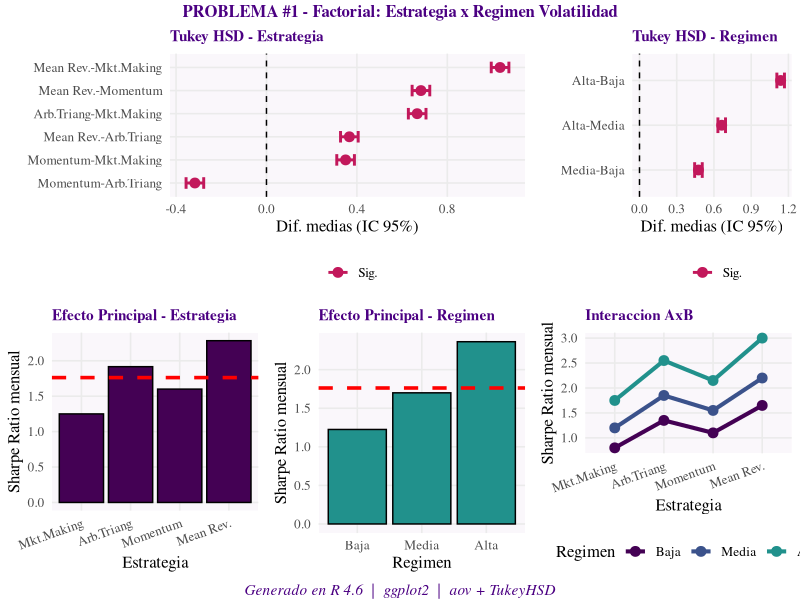
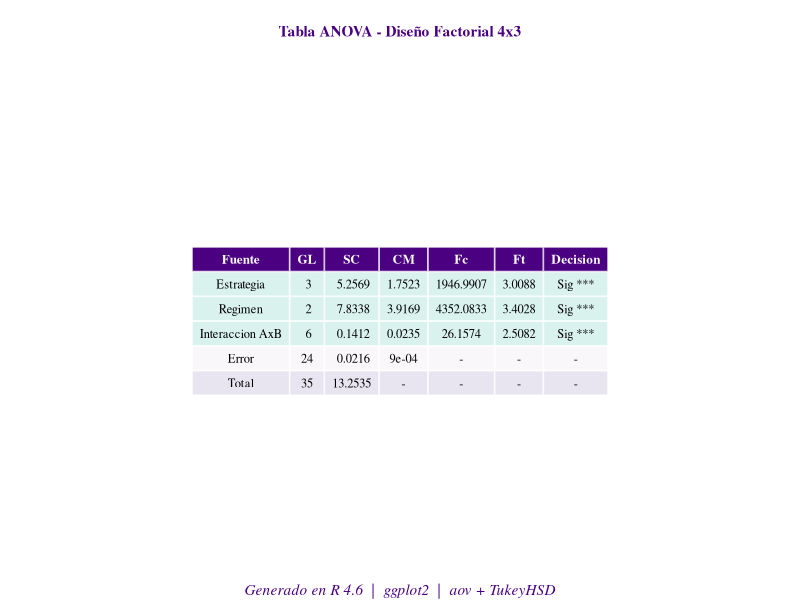

The R source for these figures, in order:
# ============================================================
# PROBLEMA #1 - Factorial 4x3 - QuantEdge Capital
# Factor A = Estrategia (4 niveles) x Factor B = Regimen (3 niveles), n=3
# ============================================================
library(ggplot2); library(dplyr); library(gridExtra)

TITULO    <- "PROBLEMA #1 - Factorial: Estrategia x Regimen Volatilidad"
NOMBRE_A  <- "Estrategia"
NOMBRE_B  <- "Regimen"
RESPUESTA <- "Sharpe Ratio mensual"

niveles_A <- c("Mkt.Making", "Arb.Triang", "Momentum", "Mean Rev.")
niveles_B <- c("Baja", "Media", "Alta")
n         <- 3

datos <- c(
  # A = Market Making: Baja(3), Media(3), Alta(3)
  0.77, 0.80, 0.83,   1.17, 1.20, 1.23,   1.72, 1.75, 1.78,
  # A = Arbitraje Triangular
  1.32, 1.35, 1.38,   1.82, 1.85, 1.88,   2.52, 2.55, 2.58,
  # A = Momentum
  1.07, 1.10, 1.13,   1.52, 1.55, 1.58,   2.12, 2.15, 2.18,
  # A = Mean Reversion
  1.62, 1.65, 1.68,   2.17, 2.20, 2.23,   2.97, 3.00, 3.03
)

a <- length(niveles_A); b <- length(niveles_B); N <- a * b * n

fA <- rep(niveles_A, each = b * n)
fB <- rep(rep(niveles_B, each = n), times = a)
df <- data.frame(
  A = factor(fA, levels = niveles_A),
  B = factor(fB, levels = niveles_B),
  Y = datos
)
names(df)[1:2] <- c(NOMBRE_A, NOMBRE_B)

# ============================================================
# ANOVA
# ============================================================
formula_modelo <- as.formula(paste("Y ~", NOMBRE_A, "*", NOMBRE_B))
modelo  <- aov(formula_modelo, data = df)
resumen <- summary(modelo)[[1]]

cat(strrep("=",65),"\nTABLA ANOVA -", TITULO, "\n", strrep("=",65),"\n")
print(summary(modelo))

alpha <- 0.05
gl_A  <- a - 1; gl_B <- b - 1; gl_AB <- gl_A * gl_B; gl_E <- a * b * (n - 1)
ft_A  <- qf(1-alpha, gl_A,  gl_E)
ft_B  <- qf(1-alpha, gl_B,  gl_E)
ft_AB <- qf(1-alpha, gl_AB, gl_E)
Fc_A  <- resumen[1,"F value"]; Fc_B <- resumen[2,"F value"]; Fc_AB <- resumen[3,"F value"]

cat(sprintf("\nFt Factor A  (%d,%d) = %.4f | Fc = %.4f -> %s\n", gl_A,  gl_E, ft_A,  Fc_A,  ifelse(Fc_A >ft_A, "SIGNIFICATIVO","no significativo")))
cat(sprintf("Ft Factor B  (%d,%d) = %.4f | Fc = %.4f -> %s\n", gl_B,  gl_E, ft_B,  Fc_B,  ifelse(Fc_B >ft_B, "SIGNIFICATIVO","no significativo")))
cat(sprintf("Ft Inter AxB (%d,%d) = %.4f | Fc = %.4f -> %s\n", gl_AB, gl_E, ft_AB, Fc_AB, ifelse(Fc_AB>ft_AB,"SIGNIFICATIVO","no significativo")))

# ============================================================
# TUKEY
# ============================================================
cat("\n--- Tukey Factor A:", NOMBRE_A,"---\n")
tukey_A <- TukeyHSD(modelo, NOMBRE_A); print(tukey_A)
cat("\n--- Tukey Factor B:", NOMBRE_B,"---\n")
tukey_B <- TukeyHSD(modelo, NOMBRE_B); print(tukey_B)

# ============================================================
# GRAFICAS -> PNG  (estilo R: serif + viridis + sello)
# ============================================================
theme_R <- theme_minimal(base_family = "serif", base_size = 12) +
  theme(plot.title       = element_text(face = "bold", color = "#4b0082"),
        panel.background = element_rect(fill = "#faf7fb", color = NA),
        panel.grid.minor = element_blank(),
        legend.position  = "bottom")
PALETA_R <- c("#440154","#3b528b","#21918c","#5ec962","#fde725","#fca50a")
ACCENT_R <- "#4b0082"
SELLO_R  <- "Generado en R 4.6  |  ggplot2  |  aov + TukeyHSD"
mg <- mean(df$Y)

df_pA <- data.frame(Niv=factor(niveles_A,niveles_A), Med=tapply(df$Y,df[[NOMBRE_A]],mean))
df_pB <- data.frame(Niv=factor(niveles_B,niveles_B), Med=tapply(df$Y,df[[NOMBRE_B]],mean))

p1 <- ggplot(df_pA,aes(x=Niv,y=Med))+geom_bar(stat="identity",fill=PALETA_R[1],color="black")+
  geom_hline(yintercept=mg,color="red",linetype="dashed",linewidth=1.2)+
  labs(title=paste("Efecto Principal -",NOMBRE_A),x=NOMBRE_A,y=RESPUESTA)+theme_R+
  theme(plot.title=element_text(size=11), axis.text.x=element_text(angle=20,hjust=1))

p2 <- ggplot(df_pB,aes(x=Niv,y=Med))+geom_bar(stat="identity",fill=PALETA_R[3],color="black")+
  geom_hline(yintercept=mg,color="red",linetype="dashed",linewidth=1.2)+
  labs(title=paste("Efecto Principal -",NOMBRE_B),x=NOMBRE_B,y=RESPUESTA)+theme_R+
  theme(plot.title=element_text(size=11))

int_tab <- tapply(df$Y,list(df[[NOMBRE_B]],df[[NOMBRE_A]]),mean)
df_int  <- as.data.frame(as.table(int_tab)); names(df_int)<-c("B","A","Med")
df_int$A<-factor(df_int$A,niveles_A); df_int$B<-factor(df_int$B,niveles_B)
p3 <- ggplot(df_int,aes(x=A,y=Med,color=B,group=B))+geom_line(linewidth=1.4)+geom_point(size=3)+
  scale_color_manual(values=PALETA_R)+
  labs(title="Interaccion AxB",x=NOMBRE_A,y=RESPUESTA,color=NOMBRE_B)+theme_R+
  theme(plot.title=element_text(size=11), axis.text.x=element_text(angle=20,hjust=1))

tk_A_df <- as.data.frame(tukey_A[[NOMBRE_A]]); colnames(tk_A_df)<-c("diff","lwr","upr","p_adj"); tk_A_df$Comp<-rownames(tk_A_df); tk_A_df$Sig<-tk_A_df$p_adj<0.05
p4 <- ggplot(tk_A_df,aes(y=reorder(Comp,diff),x=diff))+
  geom_errorbarh(aes(xmin=lwr,xmax=upr,color=Sig),height=0.5,linewidth=1)+
  geom_point(aes(color=Sig),size=3)+geom_vline(xintercept=0,linetype="dashed")+
  scale_color_manual(values=c("TRUE"="#c2185b","FALSE"="#3b528b"),
                     labels=c("TRUE"="Sig.","FALSE"="No sig."),name="")+
  labs(title=paste("Tukey HSD -",NOMBRE_A),x="Dif. medias (IC 95%)",y="")+
  theme_R+theme(plot.title=element_text(size=11))

tk_B_df <- as.data.frame(tukey_B[[NOMBRE_B]]); colnames(tk_B_df)<-c("diff","lwr","upr","p_adj"); tk_B_df$Comp<-rownames(tk_B_df); tk_B_df$Sig<-tk_B_df$p_adj<0.05
p5 <- ggplot(tk_B_df,aes(y=reorder(Comp,diff),x=diff))+
  geom_errorbarh(aes(xmin=lwr,xmax=upr,color=Sig),height=0.35,linewidth=1)+
  geom_point(aes(color=Sig),size=3)+geom_vline(xintercept=0,linetype="dashed")+
  scale_color_manual(values=c("TRUE"="#c2185b","FALSE"="#21918c"),
                     labels=c("TRUE"="Sig.","FALSE"="No sig."),name="")+
  labs(title=paste("Tukey HSD -",NOMBRE_B),x="Dif. medias (IC 95%)",y="")+
  theme_R+theme(plot.title=element_text(size=11))

# Tabla ANOVA grob
sc_A<-resumen[1,"Sum Sq"]; sc_B<-resumen[2,"Sum Sq"]; sc_AB<-resumen[3,"Sum Sq"]; sc_E<-resumen[4,"Sum Sq"]
tbl_df <- data.frame(
  "Fuente"=c(NOMBRE_A,NOMBRE_B,"Interaccion AxB","Error","Total"),
  "GL"=c(gl_A,gl_B,gl_AB,gl_E,N-1),
  "SC"=round(c(sc_A,sc_B,sc_AB,sc_E,sc_A+sc_B+sc_AB+sc_E),4),
  "CM"=c(round(sc_A/gl_A,4),round(sc_B/gl_B,4),round(sc_AB/gl_AB,4),round(sc_E/gl_E,4),"-"),
  "Fc"=c(round(Fc_A,4),round(Fc_B,4),round(Fc_AB,4),"-","-"),
  "Ft"=c(round(ft_A,4),round(ft_B,4),round(ft_AB,4),"-","-"),
  "Decision"=c(ifelse(Fc_A>ft_A,"Sig ***","No sig"),ifelse(Fc_B>ft_B,"Sig ***","No sig"),
               ifelse(Fc_AB>ft_AB,"Sig ***","No sig"),"-","-"),
  check.names=FALSE, stringsAsFactors=FALSE)

anova_fills <- c(
  ifelse(Fc_A  > ft_A,  "#d9f2ee", "#efeaf5"),
  ifelse(Fc_B  > ft_B,  "#d9f2ee", "#efeaf5"),
  ifelse(Fc_AB > ft_AB, "#d9f2ee", "#efeaf5"),
  "#faf7fb", "#e8e4f0"
)
tema <- gridExtra::ttheme_default(
  core=list(bg_params=list(fill=anova_fills),fg_params=list(fontsize=9,fontfamily="serif")),
  colhead=list(bg_params=list(fill="#4b0082"),fg_params=list(col="white",fontsize=9.5,fontface="bold",fontfamily="serif")))
p_tbl <- gridExtra::arrangeGrob(
  grid::textGrob("Tabla ANOVA - Diseño Factorial 4x3", gp=grid::gpar(fontsize=11,fontface="bold",fontfamily="serif",col="#4b0082")),
  gridExtra::tableGrob(tbl_df,rows=NULL,theme=tema), ncol=1, heights=c(0.12,1))

get_script_dir <- function() {
  args <- commandArgs(trailingOnly = FALSE)
  m <- grep("^--file=", args)
  if (length(m) > 0) return(dirname(normalizePath(sub("^--file=", "", args[m]))))
  for (i in sys.nframe():1) {
    of <- sys.frame(i)$ofile
    if (!is.null(of)) return(dirname(normalizePath(of)))
  }
  if (requireNamespace("rstudioapi", quietly = TRUE) && rstudioapi::isAvailable()) {
    pth <- rstudioapi::getSourceEditorContext()$path
    if (!is.null(pth) && nzchar(pth)) return(dirname(normalizePath(pth)))
  }
  getwd()
}
base_dir <- get_script_dir()
ruta   <- file.path(base_dir, "r_1.png")
ruta_t <- file.path(base_dir, "r_2.png")

titulo_g <- grid::textGrob(TITULO, gp=grid::gpar(fontsize=12,fontface="bold",fontfamily="serif",col="#4b0082"))
sello_g  <- grid::textGrob(SELLO_R, gp=grid::gpar(fontsize=11,fontface="italic",fontfamily="serif",col=ACCENT_R))

# Paneles reordenados (Tukey arriba) para diferenciar del layout de Python
png(ruta, width=1600, height=1100, res=130)
print(grid.arrange(p1,p2,p3,p4,p5, layout_matrix=rbind(c(4,4,5),c(1,2,3)), top=titulo_g, bottom=sello_g))
dev.off()
cat("\nGrafica guardada:", ruta, "\n")

png(ruta_t, width=1300, height=470, res=130)
print(grid.arrange(p_tbl, bottom=sello_g))
dev.off()
cat("Tabla  guardada:", ruta_t, "\n")
